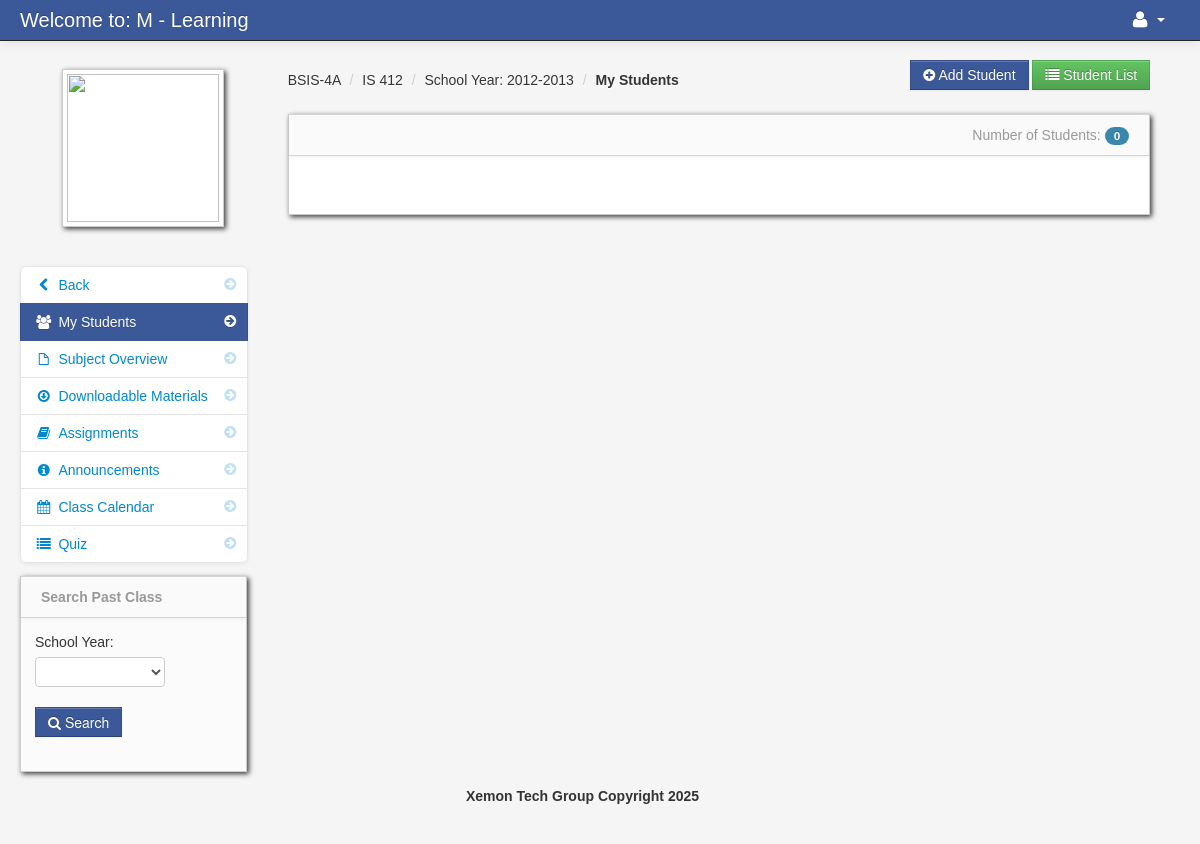
Page /my_students.php?id=97 (signed in) on the committed database.
### tables this page shows
CREATE TABLE `teacher_class` (
  `teacher_class_id` int(11) NOT NULL,
  `teacher_id` int(11) NOT NULL,
  `class_id` int(11) NOT NULL,
  `subject_id` int(11) NOT NULL,
  `thumbnails` varchar(100) NOT NULL,
  `school_year` varchar(100) NOT NULL
);

CREATE TABLE `class` (
  `class_id` int(11) NOT NULL,
  `class_name` varchar(100) NOT NULL
);

CREATE TABLE `subject` (
  `subject_id` int(11) NOT NULL,
  `subject_code` varchar(100) NOT NULL,
  `subject_title` varchar(100) NOT NULL,
  `category` varchar(100) NOT NULL,
  `description` longtext NOT NULL,
  `unit` int(11) NOT NULL,
  `Pre_req` varchar(100) NOT NULL,
  `semester` varchar(100) NOT NULL
);

### my_students_breadcrums.php (the view)
<?php $class_query = mysqli_query($conn,"select * from teacher_class
LEFT JOIN class ON class.class_id = teacher_class.class_id
LEFT JOIN subject ON subject.subject_id = teacher_class.subject_id
where teacher_class_id = '$get_id'")or die(mysqli_error());
$class_row = mysqli_fetch_array($class_query);
?>
<ul class="breadcrumb">
	<li><a href="#"><?php echo $class_row['class_name']; ?></a> <span class="divider">/</span></li>
	<li><a href="#"><?php echo $class_row['subject_code']; ?></a> <span class="divider">/</span></li>
	<li><a href="#">School Year: <?php echo $class_row['school_year']; ?></a> <span class="divider">/</span></li>
	<li><a href="#"><b>My Students</b></a></li>
</ul>

### admin/assets/styles.css (style rules this page uses)
body { padding-top: 60px; padding-bottom: 40px; background-color: #f5f5f5; }
.breadcrumb { margin: 0 0 0px; padding: 10px 0px; background-color: transparent; }

### rows in the picture
teacher_class: class.class_name "BSIS-4A", subject.subject_code "IS 412", school_year "2012-2013"

### other values in the picture
$count_my_student "0"
